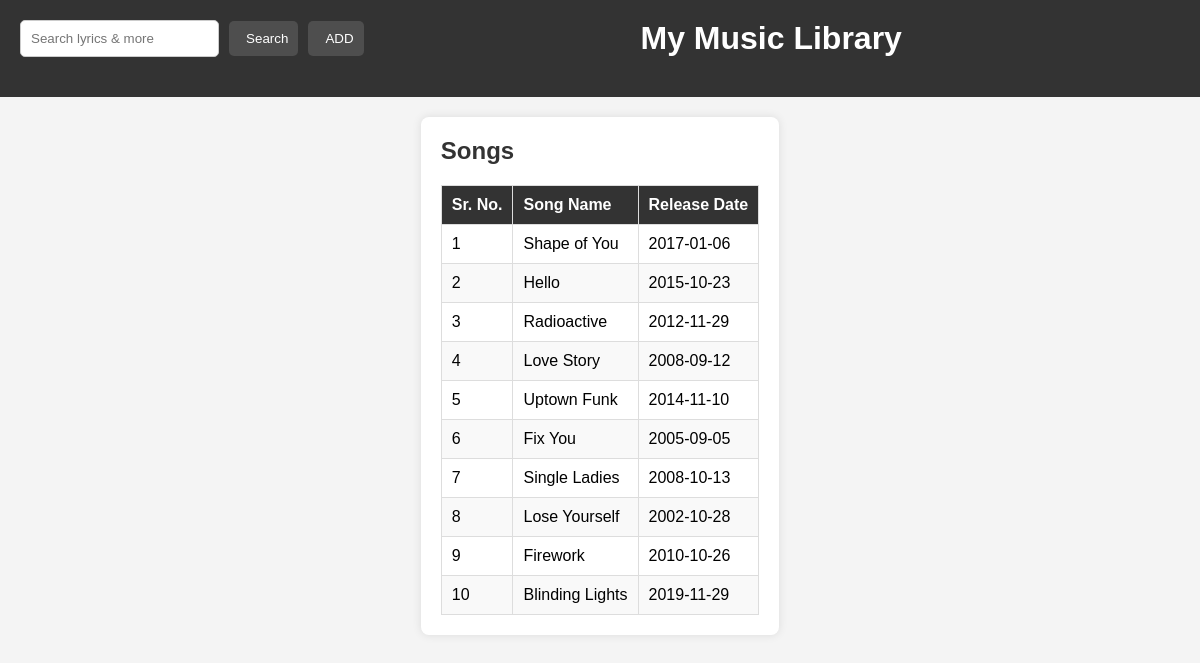
The page / on the database its author committed.
### tables this page shows
CREATE TABLE Song (
    SongID INT PRIMARY KEY AUTO_INCREMENT,
    Title VARCHAR(255) NOT NULL,
    ArtistID INT,
    ReleaseDate DATE,
    Genre VARCHAR(255),
    Url VARCHAR(255),
    FOREIGN KEY (ArtistID) REFERENCES Artist(ArtistID)
);

### dbtest.php (called while the page is built, shortened)
<?php
function listSongs($conn)
{
    $sql = "SELECT * FROM Song";
    $result = $conn->query($sql);
    $songs = $result->fetch_all(MYSQLI_ASSOC);
    return $songs;
}
?>

### index.php (the view, shortened to what this page needs)
<!DOCTYPE html>
<html lang="en">
<head>
    <link rel="stylesheet" href="style.css">
</head>
<body>
    <header>
        <div id="search-bar">
            <form action="#" method="GET">
                <input type="text" name="search" placeholder="Search lyrics & more">
                <button type="submit">Search</button>
                <button class="add-button" type="button" onclick="window.location.href='add.php'">ADD</button>
            </form>
        </div>
        <h1>My Music Library</h1>
    </header>
    <section>
        <h2>Songs</h2>
        <table>
            <thead>
                <tr>
                    <th>Sr. No.</th>
                    <th>Song Name</th>
                    <th>Release Date</th>
                </tr>
            </thead>
            <tbody>
                <?php
                $servername = "localhost";
                $username = "sammy";
                $password = "password";
                $dbname = "MINI_PROJ_1";
                $conn = new mysqli($servername, $username, $password, $dbname);
                include 'dbtest.php';
                $songs = listSongs($conn);
                foreach ($songs as $song) {
                    echo "<tr>";
                    echo "<td><a href='song_details.php?song={$song["SongID"]}'>{$song["SongID"]}</a></td>";
                    echo "<td><a href='song_details.php?song={$song["SongID"]}'>{$song["Title"]}</a></td>";
                    echo "<td>{$song["ReleaseDate"]}</td>";
                    echo "</tr>";
                }
                ?>
            </tbody>
        </table>
    </section>
</body>
</html>

### style.css (style rules this page uses)
body, h1, h2, ul { margin: 0; padding: 0; }
body { font-family: 'Arial', sans-serif; background-color: #f4f4f4; }
a { color: black; text-decoration: none; cursor: pointer; }
header { background-color: #333; color: #fff; padding: 20px; text-align: center; }
section { max-width: 800px; margin: 20px auto; padding: 20px; backdrop-filter: blur(8px); border-radius: 8px; background-color: #fff; box-shadow: 0 0 10px rgba(0, 0, 0, 0.1); }
h2 { color: #333; }
table { width: 100%; border-collapse: collapse; margin-top: 20px; }
thead { background-color: #333; color: #fff; }
th, td { padding: 10px; border: 1px solid #ddd; text-align: left; }
tbody tr:nth-child(even) { background-color: #f9f9f9; }
#search-bar { float: left; margin-bottom: 20px; }
#search-bar form { display: flex; align-items: center; }
#search-bar input { padding: 10px; margin-right: 10px; border: 1px solid #ccc; border-radius: 5px; width: 200px; }
#search-bar button { padding: 10px; background-color: #4e4e4e; color: #fff; border: none; border-radius: 5px; cursor: pointer; margin-right: 10px; }
#search-bar button { padding-left: 5%; }

### index.php (style rules this page uses)
body { font-family: 'Arial', sans-serif; margin: 0; padding: 0; background-image: url('IMG_0232.JPG'); background-size: cover; background-position: center; background-attachment: fixed; display: flex; flex-direction: column; }

### rows shown on the page
song: SongID "1", Title "Shape of You", ReleaseDate "2017-01-06"
song: SongID "2", Title "Hello", ReleaseDate "2015-10-23"
song: SongID "3", Title "Radioactive", ReleaseDate "2012-11-29"
song: SongID "4", Title "Love Story", ReleaseDate "2008-09-12"
song: SongID "5", Title "Uptown Funk", ReleaseDate "2014-11-10"
song: SongID "6", Title "Fix You", ReleaseDate "2005-09-05"
song: SongID "7", Title "Single Ladies", ReleaseDate "2008-10-13"
song: SongID "8", Title "Lose Yourself", ReleaseDate "2002-10-28"
song: SongID "9", Title "Firework", ReleaseDate "2010-10-26"
song: SongID "10", Title "Blinding Lights", ReleaseDate "2019-11-29"
